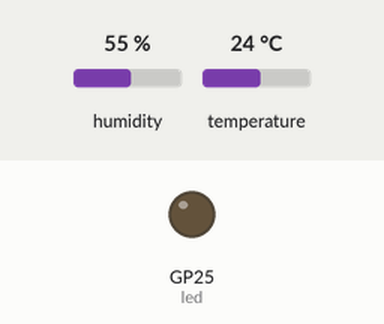
Recording of a program running on a simulated Raspberry Pi Pico running MicroPython. Parts: output pins drawn as LEDs (lit = HIGH). Inputs (shaded band) come from the test bench; at power-on: humidity 55 %, temperature 24 °C. WiFi joins after 1.5 s; values from a settings file that is not in the repository are placeholders; web requests get an empty 200 reply after 0.4 s; what the program prints to the serial console is not drawn.

Above: at 0.1 s.
At 6.1 s:
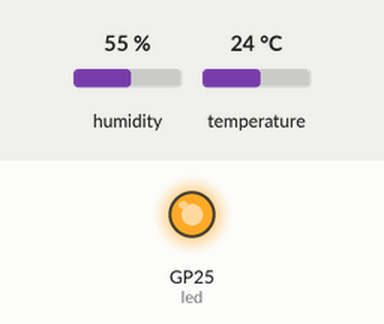
Timing chart, 0 to 8.0 s (numbered marks = the images above):
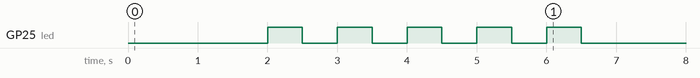

The program:

main.py
```python
# Imports
import network
import urequests
import ujson

import dht
from machine import Pin

from time import sleep

from config import WIFI_SSID, WIFI_PASSWORD, API_URL


# Config Wi-Fi
SSID = WIFI_SSID
PASSWORD = WIFI_PASSWORD

# Config API
URL = API_URL

# Config Sensor and LED (Onboard)
sensor = dht.DHT11(Pin(2))
led = Pin("LED", Pin.OUT)

# This is used as a debugging tool.
# To see if the device is running on a local power source you can use this function to make the LED on the pico blink
# These are the settings in this code:
# 5 blinks : Wi-Fi connected
# 2 blinks : Exception
# 1 blink : Successful POST

def blink_leds(amount):
    for i in range(amount):
        led.on()
        sleep(0.5)
        led.off()
        sleep(0.5)

# Connect to Wi-Fi
def connect():
    wlan = network.WLAN(network.STA_IF)
    wlan.active(True)

    if not wlan.isconnected():
        print("Connecting to wifi...")
        wlan.connect(SSID, PASSWORD)

        while not wlan.isconnected():
            sleep(1)

    blink_leds(5)
    print("Connected to network!")
    print("IP:", wlan.ifconfig()[0])


#Data versturen
def send_data(temperature, humidity):

    payload = {
        "temperature": temperature,
        "humidity": humidity
    }

    response = None

    try:
        response = urequests.post(
            URL,
            data=ujson.dumps(payload),
            headers={
                "Content-Type": "application/json"
            }
        )
        if response.status_code == 201:
            print("HTTP:", response.status_code)
            blink_leds(1)

    except Exception as e:
        blink_leds(2)
        print("POST failed:", e)

    finally:
        if response is not None:
            response.close()

#Main loop

connect()

while True:
    try:
        sensor.measure()

        temperature = sensor.temperature()
        humidity = sensor.humidity()

        print("------------------------")
        print("Temperature :", temperature, "°C")
        print("Humidity :", humidity, "%")

        send_data(temperature, humidity)

    except Exception as e:
        print("Error:", e)

    sleep(60)
```
